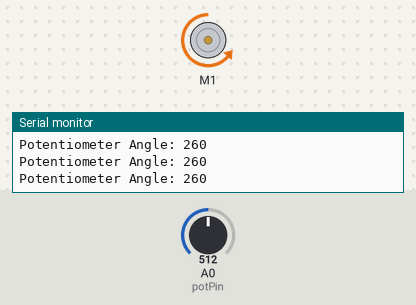
A sketch run on a simulated Arduino Uno, built with avr-gcc and run on an emulated ATmega328P. On the bench: DC motor (green arrow = forward, orange = backward, longer = faster), the last lines printed to the serial monitor. The test bench sets the inputs (shaded band); at power-on: A0 (potPin) = 512.

Above: at 6.2 s.
6.3 s: A0 (potPin) set to 213
At 6.7 s:
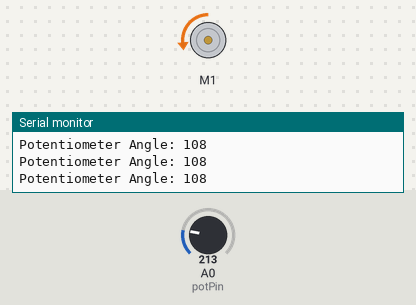
7.8 s: A0 (potPin) set to 185
At 8.5 s:
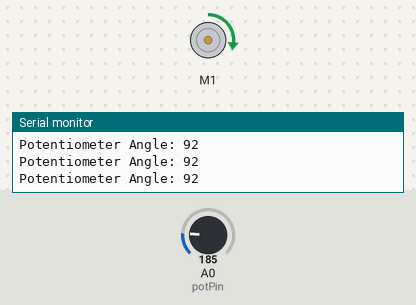
9.3 s: A0 (potPin) set to 280
At 10.0 s:
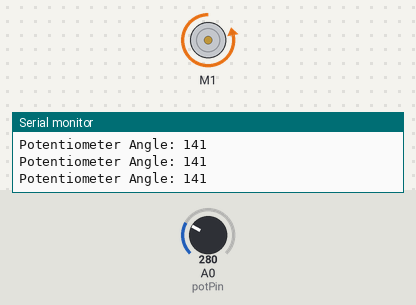
10.8 s: A0 (potPin) set to 0
At 11.6 s:
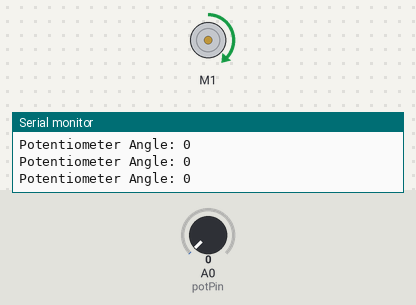
12.3 s: A0 (potPin) set to 20
At 12.7 s:
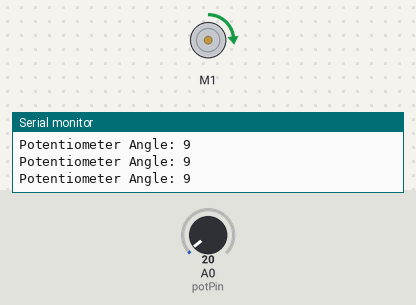
13.8 s: A0 (potPin) set to 26
At 14.9 s:
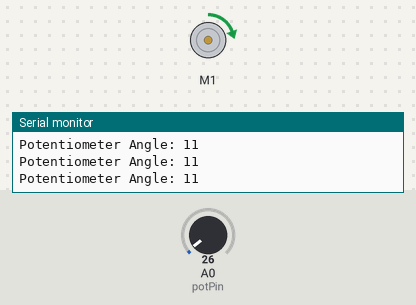
Timing chart, 0 to 16.8 s (numbered marks = the images above; inputs shaded):
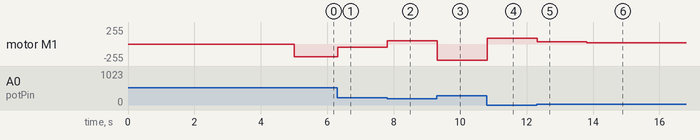

Measured:
- the behaviour switches between 198 and 197 on A0 (potPin) (found by bisection; images 1 and 2)
- after the input at 6.3 s, motor M1: backward 192/255 → backward 48/255 at once
- after the input at 7.8 s, motor M1: backward 48/255 → forward 48/255 at once
- after the input at 9.3 s, motor M1: forward 48/255 → backward 246/255 at once
- after the input at 10.8 s, motor M1: backward 246/255 → forward 88/255 at once
- after the input at 12.3 s, motor M1: forward 88/255 → forward 34/255 at once
- after the input at 13.8 s, motor M1: forward 34/255 → forward 22/255 at once

The sketch:

Lab3.ino
```cpp
#include <Wire.h>
#include <Adafruit_MotorShield.h>
#include "utility/Adafruit_PWMServoDriver.h"

Adafruit_MotorShield AFMS = Adafruit_MotorShield();
Adafruit_DCMotor *myMotor = AFMS.getMotor(1);
const int potPin = A0;

const int maxPotAngle = 270;
const int angleConversionFactor = 1.9;
const int Kp = 6.6;
const int Ki = .01;
const int Kd = .02;

float currentError;
float previousError;
float totalError;
float previousTime;
float currentTime;
float dTime;
float set;

void setup() {
  Serial.begin(9600);
  pinMode(potPin, INPUT);

  AFMS.begin();

  currentError = 0;
  previousError = 0;
  previousTime = millis();
  currentTime = millis();
  dTime = 0;
  set = PIDControl(10, Kp, Ki, Kd);
  delay(5000);
}

void loop()
{
//  float angle = sin(millis()/1000.0)*135+145;
  set = PIDControl(100, Kp, Ki, Kd);
//  set = PIDControl(10, Kp, 0, 0);
  runMotor(set);
  potAngleSerialOut();
//  desiredAngleOut(angle);
}

// Serial Functions
void potAngleSerialOut()
{
  Serial.println("Potentiometer Angle: " + String(potAngle()));
}

void desiredAngleOut(int desiredAngle)
{
  Serial.println("Potentiometer Angle: " + String(potAngle()) + " Desired Angle: " + String(desiredAngle));
}


// Error Function
// Computes the error of the potentiometer
int angleError(int desiredAngle)
{
  return desiredAngle - potAngle();
}

// Potentiometer Reading Angles
// Computes the angle of the potentiometer
int potAngle()
{
  int potReading = analogRead(potPin);
  return 1.933*potReadToAngle(&potReading);

}

void runMotor(float set)
{
  myMotor -> setSpeed(abs(set));
  if (set<0) {
    myMotor->run(BACKWARD);
  } else {
    myMotor -> run(FORWARD);
  }
}

int potReadToAngle(int *potReading)
{
  return map(*potReading, 0, 1023, 0, maxPotAngle);
}

// Control Functions
float PIDControl(float desiredAngle, float Kp, float Ki, float Kd)
{
  currentError = angleError(desiredAngle);
  dTime = deltaTime();
  return proportionalTerm(&currentError, Kp) + integralTerm(&currentError, Ki, dTime) + derivativeTerm(&currentError, Kd, dTime);
}

float derivativeTerm(float *error, float Kd, float deltaTime)
{
  // TODO - Finish Implementation
  float derivative = (*error - previousError)/deltaTime;
  previousError = *error;
  return Kd*derivative;
}

float integralTerm(float *error, float Ki, float deltaTime)
{
  totalError += *error * deltaTime ;
  return Ki*totalError;
}

float proportionalTerm(float *error, float Kp)
{
  return (*error)*Kp;
}

float deltaTime() {
   currentTime = millis();
   float delta = currentTime-previousTime;
   previousTime = currentTime;
  return delta;
}
```
